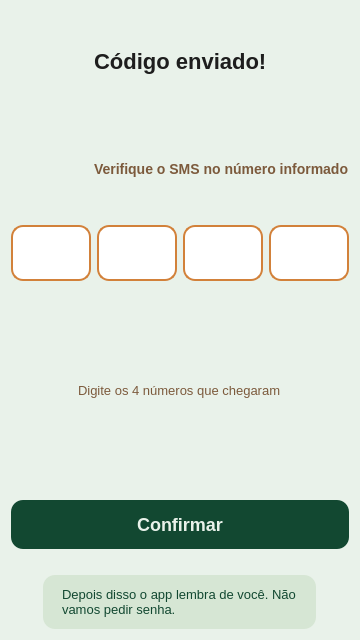
<?xml version="1.0" encoding="UTF-8"?>
<ui version="4.0">
 <class>Form</class>
 <widget class="QWidget" name="Form">
  <property name="geometry">
   <rect>
    <x>0</x>
    <y>0</y>
    <width>360</width>
    <height>640</height>
   </rect>
  </property>
  <property name="minimumSize">
   <size>
    <width>360</width>
    <height>640</height>
   </size>
  </property>
  <property name="maximumSize">
   <size>
    <width>360</width>
    <height>640</height>
   </size>
  </property>
  <property name="windowTitle">
   <string>Form</string>
  </property>
  <property name="styleSheet">
   <string notr="true">QWidget { background-color: #E9F2EA; font-family: &quot;Roboto Flex&quot;; }
QPushButton { background-color: #124831; color: #E9F2EA; font-family: &quot;Roboto Flex&quot;; font-weight: 700; font-size: 18px; border-radius: 12px; padding: 14px; border: none; }
QPushButton:hover { background-color: #0a3020; }
QLineEdit { border: 2px solid #D2813A; color: #1E1E1E; background-color: #FFFFFF; border-radius: 12px; font-size: 26px; font-weight: 700; padding: 10px 8px; }
QLineEdit:focus { border-color: #124831; }
QLabel#code_sent_label { font-family: &quot;Roboto Flex&quot;; font-weight: 700; font-size: 22px; color: #1E1E1E; }
QLabel#verify_label { font-weight: 500; font-size: 14px; color: #7C5A3C; }
QLabel#phone_number_label { font-size: 13px; color: #7C5A3C; }
QLabel#message_label { font-size: 13px; color: #124831; background-color: #D6E6D4; border-radius: 12px; padding: 12px 16px; margin-top: 20px; }</string>
  </property>
  <layout class="QVBoxLayout" name="verticalLayout_2">
   <item>
    <layout class="QVBoxLayout" name="verticalLayout">
     <item>
      <layout class="QHBoxLayout" name="horizontalLayout">
       <item alignment="Qt::AlignmentFlag::AlignHCenter">
        <widget class="QLabel" name="message_logo">
         <property name="text">
          <string/>
         </property>
         <property name="textFormat">
          <enum>Qt::TextFormat::AutoText</enum>
         </property>
         <property name="pixmap">
          <pixmap>images/message-icon.png</pixmap>
         </property>
        </widget>
       </item>
       <item>
        <layout class="QVBoxLayout" name="verticalLayout_5">
         <item>
          <widget class="QLabel" name="code_sent_label">
           <property name="text">
            <string>Código enviado!</string>
           </property>
          </widget>
         </item>
         <item>
          <widget class="QLabel" name="verify_label">
           <property name="text">
            <string>Verifique o SMS no número informado</string>
           </property>
          </widget>
         </item>
        </layout>
       </item>
      </layout>
     </item>
     <item>
      <layout class="QHBoxLayout" name="horizontalLayout_2">
       <item>
        <widget class="QLineEdit" name="code_lineedit1"/>
       </item>
       <item>
        <widget class="QLineEdit" name="code_lineedit2"/>
       </item>
       <item>
        <widget class="QLineEdit" name="code_lineedit3"/>
       </item>
       <item>
        <widget class="QLineEdit" name="code_lineedit4"/>
       </item>
      </layout>
     </item>
     <item alignment="Qt::AlignmentFlag::AlignHCenter">
      <widget class="QLabel" name="phone_number_label">
       <property name="text">
        <string>Digite os 4 números que chegaram</string>
       </property>
      </widget>
     </item>
     <item>
      <widget class="QPushButton" name="confirm_button">
       <property name="text">
        <string>Confirmar</string>
       </property>
       <property name="icon">
        <iconset>
         <normaloff>images/okay-icon.png</normaloff>images/okay-icon.png</iconset>
       </property>
      </widget>
     </item>
     <item alignment="Qt::AlignmentFlag::AlignHCenter">
      <widget class="QLabel" name="message_label">
       <property name="sizePolicy">
        <sizepolicy hsizetype="Preferred" vsizetype="Fixed">
         <horstretch>0</horstretch>
         <verstretch>0</verstretch>
        </sizepolicy>
       </property>
       <property name="maximumSize">
        <size>
         <width>330</width>
         <height>16777215</height>
        </size>
       </property>
       <property name="text">
        <string>Depois disso o app lembra de você. Não &lt;br /&gt;vamos pedir senha.</string>
       </property>
       <property name="textFormat">
        <enum>Qt::TextFormat::AutoText</enum>
       </property>
       <property name="scaledContents">
        <bool>false</bool>
       </property>
      </widget>
     </item>
    </layout>
   </item>
  </layout>
 </widget>
 <resources/>
 <connections/>
</ui>
